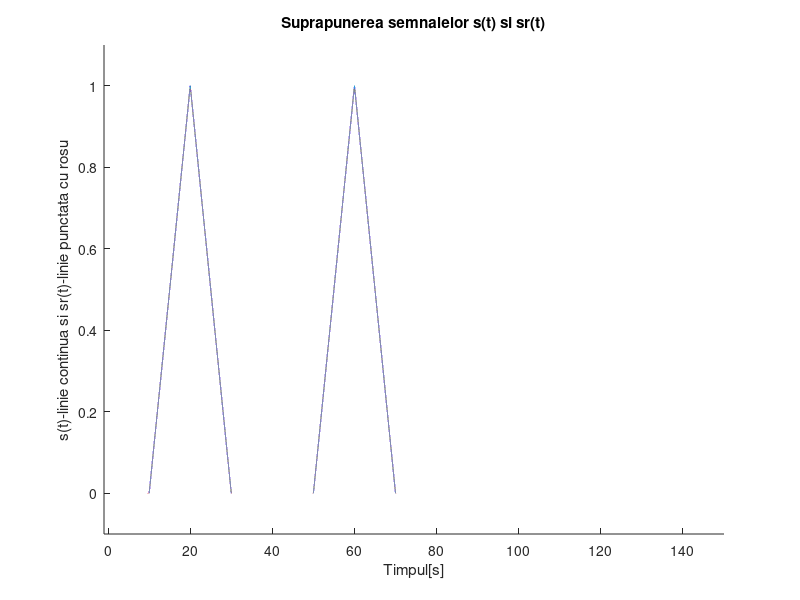
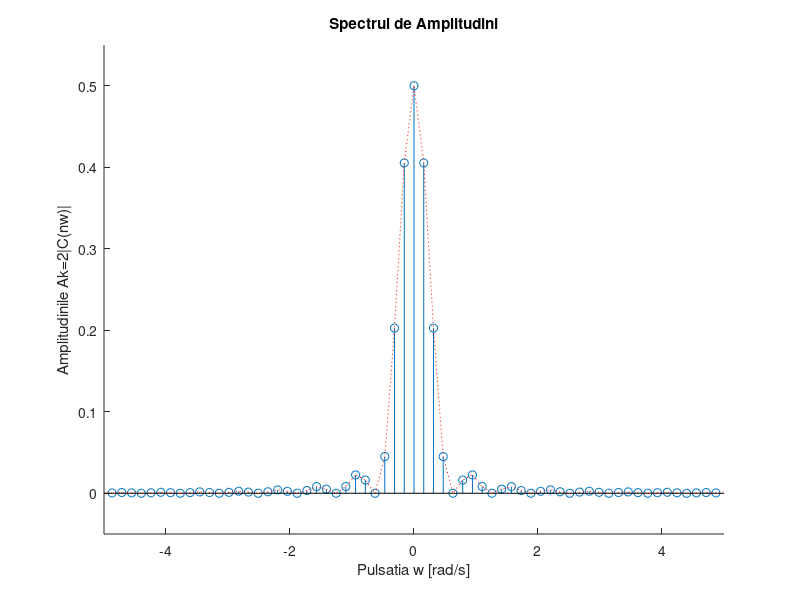

MATLAB code to generate these figures, in order:
clc
D=16;%avem un semanal triunghiular simetric monoalernant de durata D=16
T=40;%perioada semnalului
f=1/T;%frecventa semnalului
w=2*pi*f;%pulsatia semnalului
rezolutia=0.0004; %am ales rezolutia temporara de 0.4 ms
t=0:rezolutia:2*T;% t porneste de la valoarea initiala 0,cu pasul de 0.0001, afisand in final 2 perioade (2*T),
N=50;%numarul de coeficienti
s=(sawtooth(w*t,0.5)+abs(sawtooth(w*t,0.5)))/2;
%avem un semnal triunghiular redresat monoalternanta de perioada T=72
C = zeros(1,2*N+1);
%initializam vectorul de coeficienti cu valori nule
for n = -N:N
    C(n+N+1) = 1/T * integral(@(t)(1/2*sawtooth(w*t,0.5)+1/2*abs(sawtooth(w*t,0.5))).*exp(-1j*n*w*t),0,T) ;
    %calculul propriu-zis al coeficientiilor cu formula analitica
    %@(t) <=> dt
end
%calculam seria reconstruita cu numar finit de coeficienti
sr = 0;
for n = -N:N
    sr = sr + C(n+N+1)*exp(1j*n*w*t) ;
end
figure(1);
hold on
plot(t,s);%reprezentarea semnalului initial
plot(t,real(sr),':r',t,imag(sr),':r');%reprezentarea semnalului reconstruit
%:r inseamna linie punctata cu rosu
axis([-1 150 -0.1 1.1])
xlabel('Timpul[s]');
ylabel('s(t)-linie continua si sr(t)-linie punctata cu rosu');
title('Suprapunerea semnalelor s(t) si sr(t)')
hold off
%prin hold on/off pot reprezenta mai multe grafice in acelasi sistem
figure(2);
hold on
stem((-N:N)*w,2*abs(C));
%stem-fucntie pt reprezentarea valorilor discrete
plot((-N:N)*w,2*abs(C),':r')
xlabel('Pulsatia w [rad/s]');
ylabel('Amplitudinile Ak=2|C(nw)|');
axis([-5 5 -0.05 0.55])
title('Spectrul de Amplitudini');
hold off
%Analiza Fourier a semnalelor analogice  ne permite sa exprimam orice semnal ce indeplineste criteriul de suficienta Diriclet
%intr-o suma finita de semnale elementare,semnal necunoscut pe baza spectrului sau de amplitudini 
